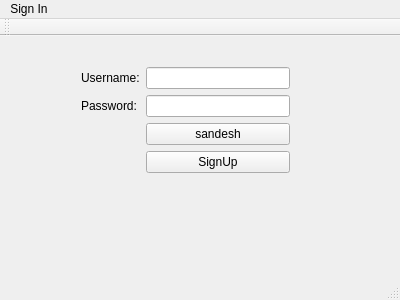
<?xml version="1.0" encoding="UTF-8"?>
<ui version="4.0">
 <class>MainWindow</class>
 <widget class="QMainWindow" name="MainWindow">
  <property name="geometry">
   <rect>
    <x>0</x>
    <y>0</y>
    <width>400</width>
    <height>300</height>
   </rect>
  </property>
  <property name="windowTitle">
   <string>MainWindow</string>
  </property>
  <widget class="QWidget" name="centralWidget">
   <widget class="QWidget" name="formLayoutWidget">
    <property name="geometry">
     <rect>
      <x>70</x>
      <y>20</y>
      <width>231</width>
      <height>211</height>
     </rect>
    </property>
    <layout class="QFormLayout" name="loginFormLayout">
     <item row="0" column="0">
      <widget class="QLabel" name="usernameLabel">
       <property name="text">
        <string>Username:</string>
       </property>
      </widget>
     </item>
     <item row="0" column="1">
      <widget class="QLineEdit" name="usernameLineEdit"/>
     </item>
     <item row="1" column="0">
      <widget class="QLabel" name="passwordLabel">
       <property name="text">
        <string>Password:</string>
       </property>
      </widget>
     </item>
     <item row="1" column="1">
      <widget class="QLineEdit" name="passwordLineEdit">
       <property name="echoMode">
        <enum>QLineEdit::Password</enum>
       </property>
      </widget>
     </item>
     <item row="2" column="1">
      <widget class="QPushButton" name="submitButton">
       <property name="text">
        <string>sandesh</string>
       </property>
      </widget>
     </item>
     <item row="3" column="1">
      <widget class="QPushButton" name="signUpPushButton">
       <property name="text">
        <string>SignUp</string>
       </property>
      </widget>
     </item>
    </layout>
   </widget>
  </widget>
  <widget class="QMenuBar" name="menuBar">
   <property name="geometry">
    <rect>
     <x>0</x>
     <y>0</y>
     <width>400</width>
     <height>21</height>
    </rect>
   </property>
   <widget class="QMenu" name="menuLogin">
    <property name="title">
     <string>Sign In</string>
    </property>
   </widget>
   <addaction name="menuLogin"/>
  </widget>
  <widget class="QToolBar" name="mainToolBar">
   <attribute name="toolBarArea">
    <enum>TopToolBarArea</enum>
   </attribute>
   <attribute name="toolBarBreak">
    <bool>false</bool>
   </attribute>
  </widget>
  <widget class="QStatusBar" name="statusBar"/>
 </widget>
 <layoutdefault spacing="6" margin="11"/>
 <resources/>
 <connections/>
</ui>
